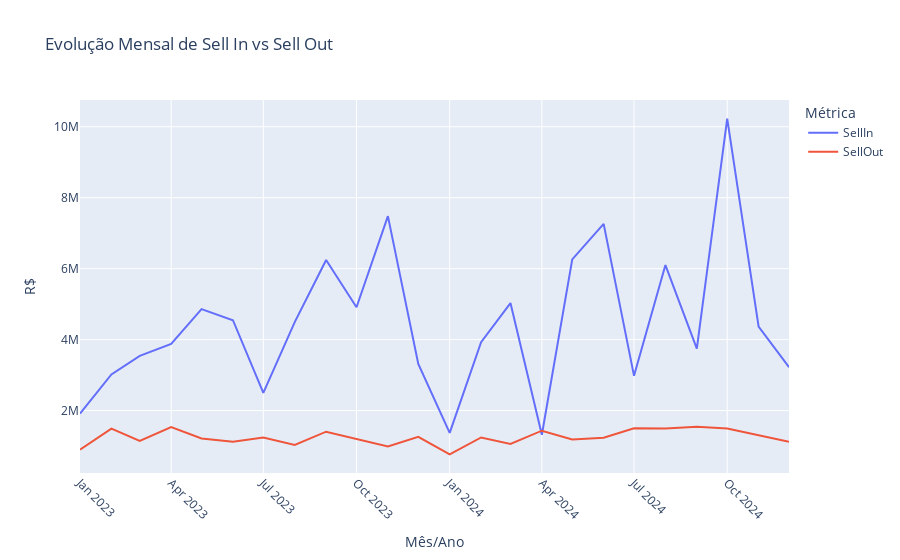

This figure's notebook cell:
### Code cell
# 4.2 — Séries Temporais Mensais
df_sn = sell_in.groupby('Ano_Mes')['Valor_Total'].sum().reset_index().rename(columns={'Valor_Total':'SellIn'})
df_so = sell_out.groupby('Ano_Mes')['Valor_SellThrough'].sum().reset_index().rename(columns={'Valor_SellThrough':'SellOut'})
df_ts = df_sn.merge(df_so, on='Ano_Mes')

fig = px.line(df_ts, x='Ano_Mes', y=['SellIn','SellOut'],
              labels={'value':'R$','Ano_Mes':'Mês/Ano','variable':'Métrica'},
              title='Evolução Mensal de Sell In vs Sell Out')
fig.update_xaxes(tickangle=45)
fig.show()

### Figure 1 — Plotly figure (JSON) as saved in the notebook; plotly's stock layout.template omitted (floating-point values rounded to 4 significant figures)
{"data": [{"hovertemplate": "Métrica=SellIn<br>Mês/Ano=%{x}<br>R$=%{y}<extra></extra>", "legendgroup": "SellIn", "line": {"color": "#636efa", "dash": "solid"}, "marker": {"symbol": "circle"}, "mode": "lines", "name": "SellIn", "orientation": "v", "showlegend": true, "type": "scatter", "x": ["2023-01", "2023-02", "2023-03", "2023-04", "2023-05", "2023-06", "2023-07", "2023-08", "2023-09", "2023-10", "2023-11", "2023-12", "2024-01", "2024-02", "2024-03", "2024-04", "2024-05", "2024-06", "2024-07", "2024-08", "2024-09", "2024-10", "2024-11", "2024-12"], "xaxis": "x", "y": [1915000.0, 3019000.0, 3540000.0, 3879000.0, 4858000.0, 4547000.0, 2497000.0, 4493000.0, 6246000.0, 4913000.0, 7481000.0, 3312000.0, 1373000.0, 3928000.0, 5030000.0, 1319000.0, 6262000.0, 7262000.0, 2979000.0, 6103000.0, 3745000.0, 10230000.0, 4364000.0, 3225000.0], "yaxis": "y"}, {"hovertemplate": "Métrica=SellOut<br>Mês/Ano=%{x}<br>R$=%{y}<extra></extra>", "legendgroup": "SellOut", "line": {"color": "#EF553B", "dash": "solid"}, "marker": {"symbol": "circle"}, "mode": "lines", "name": "SellOut", "orientation": "v", "showlegend": true, "type": "scatter", "x": ["2023-01", "2023-02", "2023-03", "2023-04", "2023-05", "2023-06", "2023-07", "2023-08", "2023-09", "2023-10", "2023-11", "2023-12", "2024-01", "2024-02", "2024-03", "2024-04", "2024-05", "2024-06", "2024-07", "2024-08", "2024-09", "2024-10", "2024-11", "2024-12"], "xaxis": "x", "y": [899400.0, 1489000.0, 1144000.0, 1533000.0, 1215000.0, 1124000.0, 1241000.0, 1032000.0, 1405000.0, 1198000.0, 989700.0, 1259000.0, 766000.0, 1242000.0, 1060000.0, 1433000.0, 1184000.0, 1235000.0, 1500000.0, 1494000.0, 1546000.0, 1498000.0, 1296000.0, 1120000.0], "yaxis": "y"}], "layout": {"legend": {"title": {"text": "Métrica"}, "tracegroupgap": 0}, "title": {"text": "Evolução Mensal de Sell In vs Sell Out"}, "xaxis": {"anchor": "y", "domain": [0, 1], "tickangle": 45, "title": {"text": "Mês/Ano"}}, "yaxis": {"anchor": "x", "domain": [0, 1], "title": {"text": "R$"}}}}
